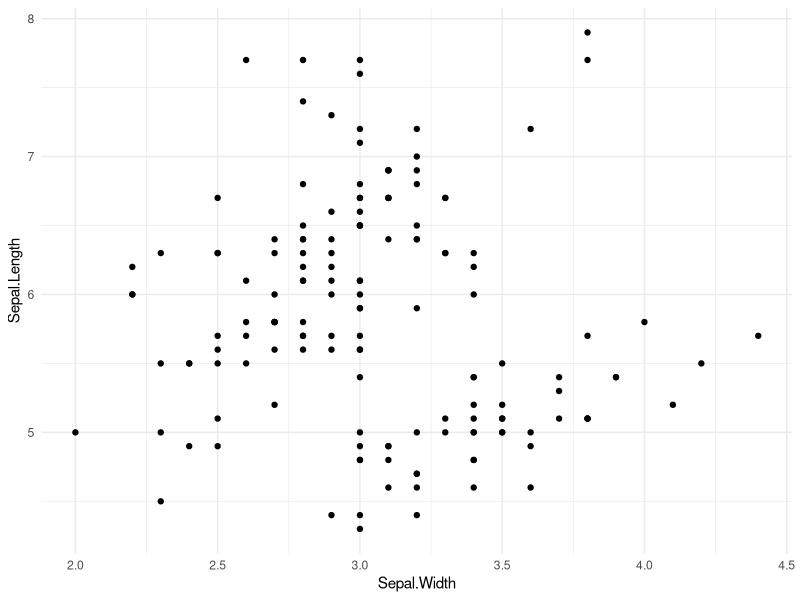
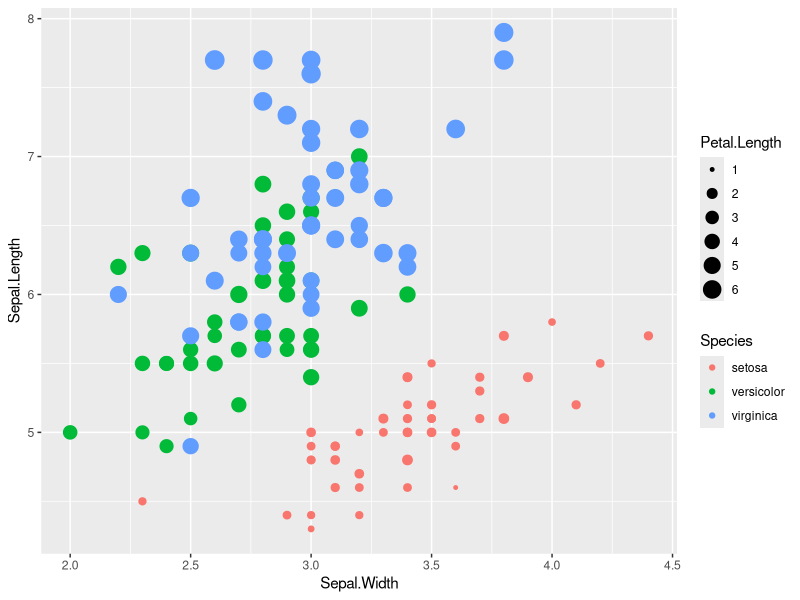
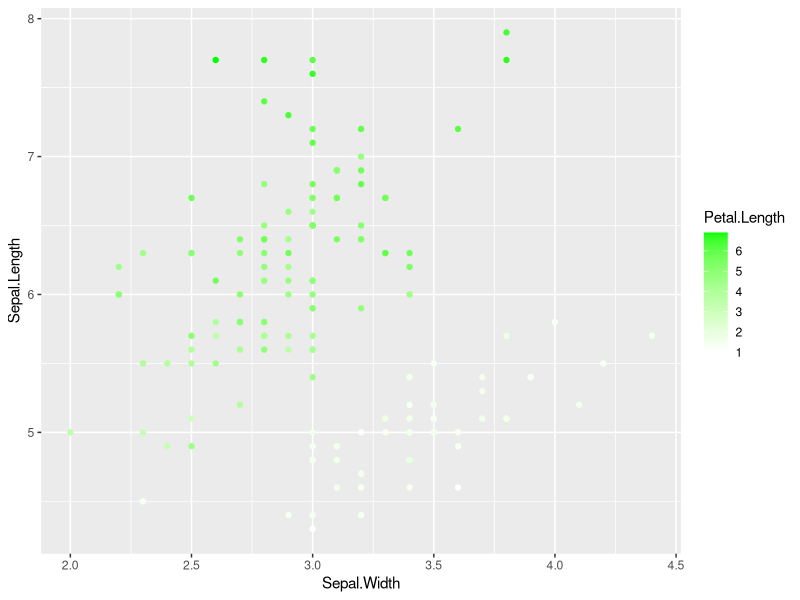
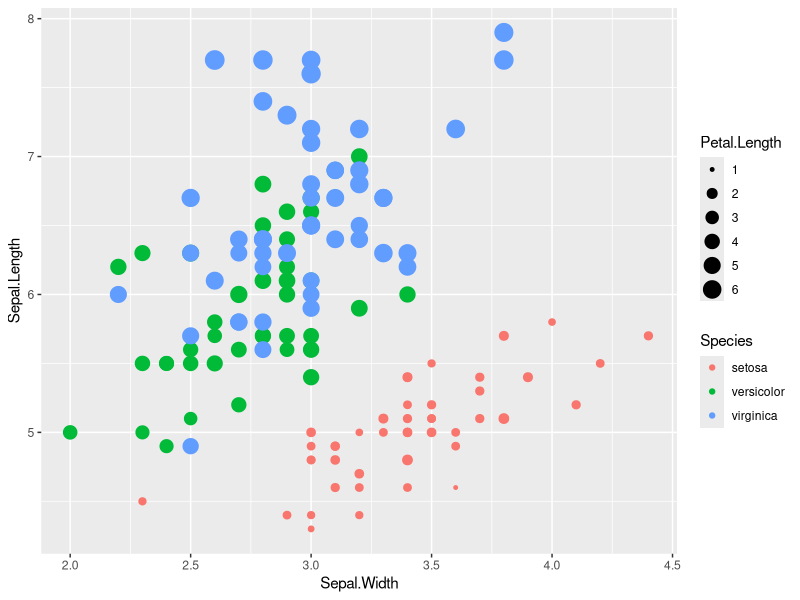
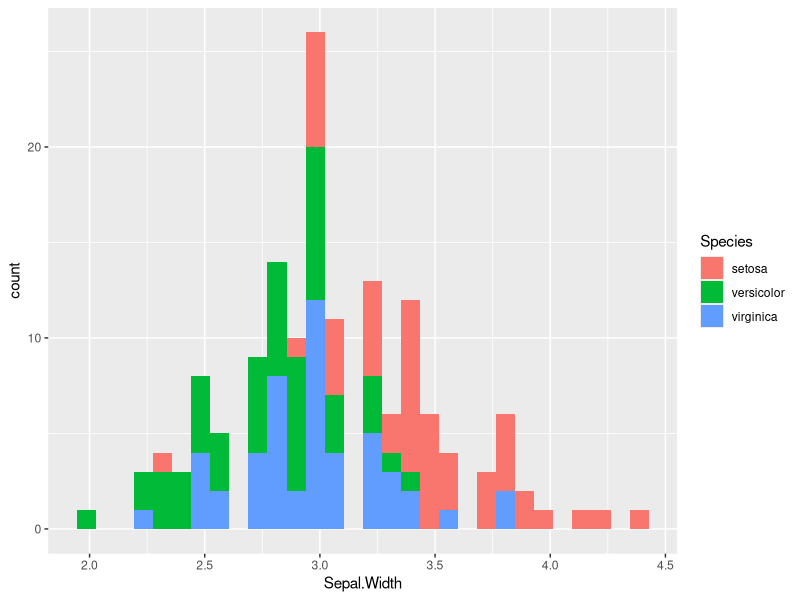
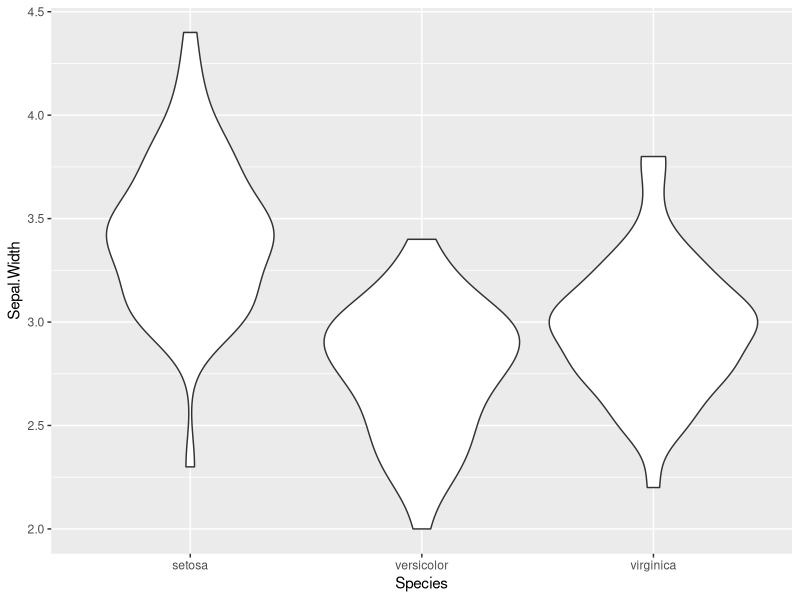
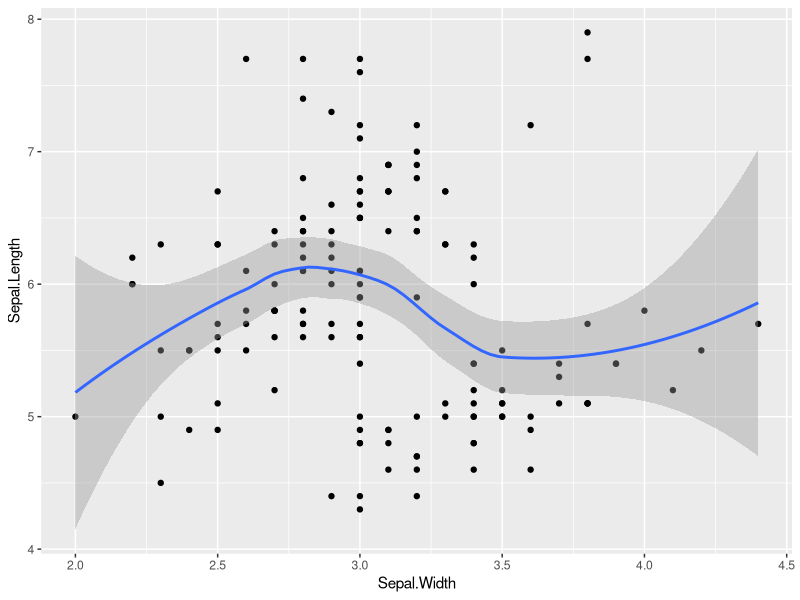
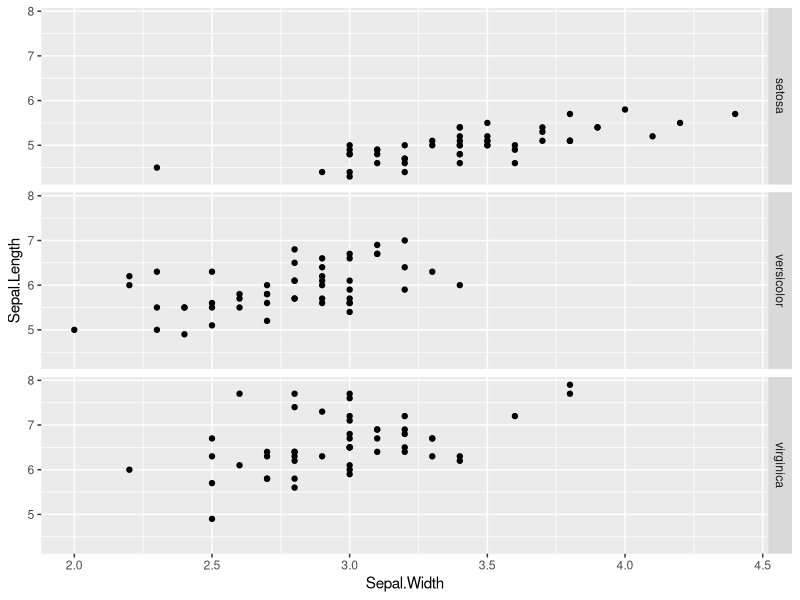

The R source for these figures, in order:
## ---- chunk 1
library(ggplot2)
data(iris)
ggplot(iris) + geom_point(aes(x= Sepal.Width, y=Sepal.Length)) + theme_minimal()
## ---- chunk 2
ggplot(iris) + geom_point(aes(x= Sepal.Width, y=Sepal.Length, color=Species, size=Petal.Length))
## ---- chunk 3
ggplot(iris) + geom_point(aes(x= Sepal.Width, y=Sepal.Length, color=Petal.Length)) +
  scale_color_continuous(low = "white", high = "green")
## ---- chunk 4
ggplot(iris) + geom_point(aes(x= Sepal.Width, y=Sepal.Length, size=Petal.Length, color=Species))
## ---- chunk 5
ggplot(iris) + geom_histogram(aes(x= Sepal.Width, fill=Species, group=Species))
## ---- chunk 6
ggplot(iris) + geom_violin(aes(x=Species, y=Sepal.Width))
## ---- chunk 7
ggplot(iris) + geom_point(aes(x= Sepal.Width, y=Sepal.Length)) + 
  geom_smooth(aes(x= Sepal.Width, y=Sepal.Length))
## ---- chunk 8
ggplot(iris) + geom_point(aes(x= Sepal.Width, y=Sepal.Length)) + 
  facet_grid(facets=Species ~ .)
## ---- chunk 9
theme_grey()
## ---- chunk 10
theme_new <- theme(panel.background = element_rect(fill = "white"), 
                   axis.title.x = element_text(family = "Times New Roman"),
                   axis.title.y = element_text(family = "Arial"))

## ---- chunk 11
ggplot(iris) + geom_point(aes(x= Sepal.Width, y=Sepal.Length)) + theme_new
## ---- chunk 12
ggplot(iris) + geom_point(aes(x= Sepal.Width, y=Sepal.Length, color=Species)) +
  scale_color_manual(values= c("blue", "purple", "gold"))  
## ---- chunk 13
library(reshape2)
expData <- data.frame( 
  Gene = c("G1","G2","G3","G4", "G5", "G6", "G7", "G8"),
  Tumor1 = c( 5.6, 6.2, 5.6, 6.6, 1.3, 1.4, 2.1, 2.3),
  Tumor2 = c(5.4, 6.1, 5.8, 6.2, 1.3, 1.8, 2.2, 2.1),
  Normal1 = c(2.0, 2.5, 1.1, 2.8, 5.5, 5.8, 6.1, 5.7),
  Normal2 = c(2.1, 2.6, 1.3, 2.4, 5.7, 5.4, 5.8, 5.9)
)
expData
## ---- chunk 14
expDataMelt <- melt(expData, id.vars="Gene", variable.name="Sample",
                    value.name = "value")
expDataMelt
## ---- chunk 15
ggplot(expDataMelt) + geom_tile(aes(x=Sample, y=Gene, fill=value)) + 
scale_fill_gradient(low="white", high = "darkgreen")
## ---- chunk 16
ggplot(expDataMelt) + geom_tile(aes(x=Sample, y=Gene, fill=value)) + 
 scale_fill_distiller(type="div", palette = 2)
## ---- chunk 17
ggplot(expDataMelt) + geom_tile(aes(x=Sample, y=Gene, fill=value)) + 
  scale_fill_gradient(low="white", high = "darkgreen") + 
  labs(x= "Sample Label", fill="Expression") +
  theme_minimal() + 
  theme(axis.text.x = element_text(angle=90))
## ---- chunk 18
ggplot(expDataMelt) + geom_line(aes(x=Sample, y=value, color=Gene, group=Gene)) +   facet_grid(facets= Gene ~.)
